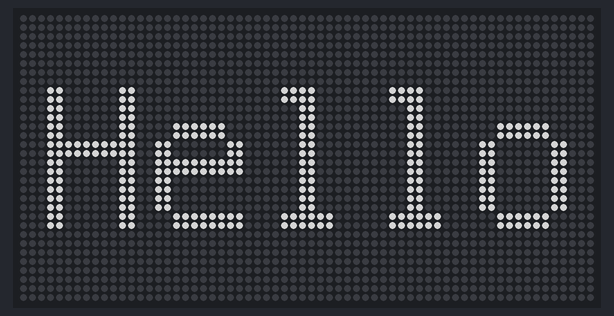
Recording of a program running on a simulated Adafruit Matrix Portal running CircuitPython. Parts: 64×32 RGB LED matrix. Dim RGB values are drawn brighter than linear.

Above: at 0.1 s.
At 10.46 s:
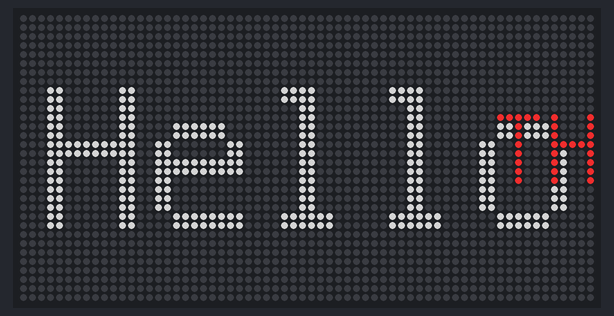
At 11.96 s:
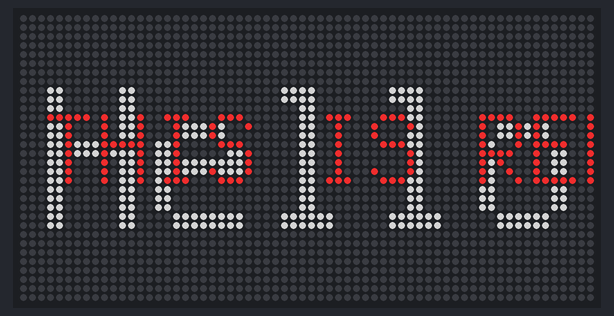
At 13.76 s:
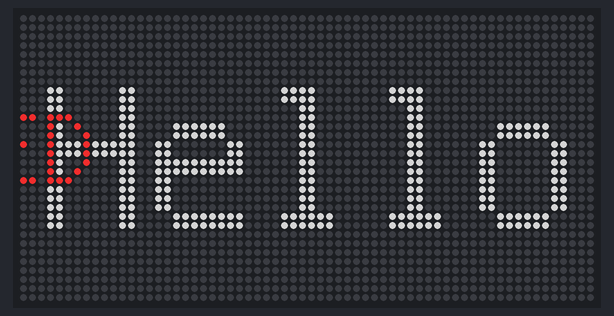
At 15.56 s:
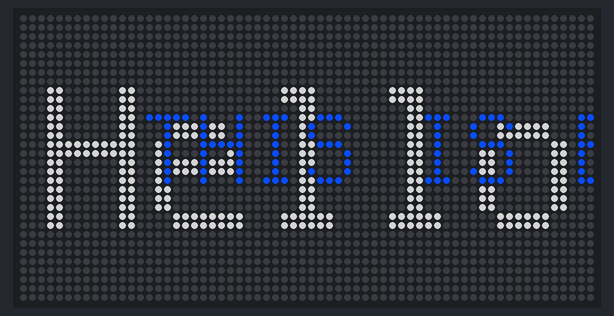
At 17.66 s:
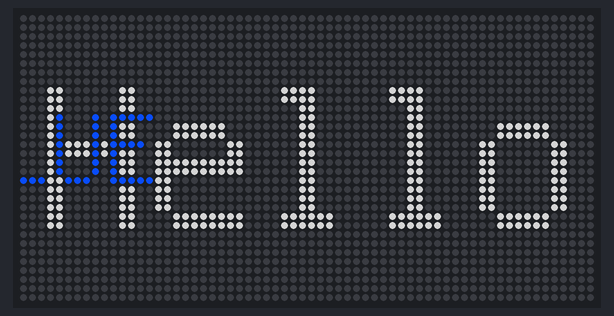

The program:

codeV5.py
```python
import time
import board
import terminalio
from adafruit_matrixportal.matrixportal import MatrixPortal

# --- Display setup ---
matrixportal = MatrixPortal(status_neopixel=board.NEOPIXEL, debug=True)

# Create a new label with the color and text selected


matrixportal.add_text(
    text_font=terminalio.FONT,
    text_position=(0, (matrixportal.graphics.display.height // 2) - 1),
    scrolling=True,
)


matrixportal.add_text(
    text_font=terminalio.FONT,
    text_position=(3, 16),
    scrolling=False,
    text_scale = 2
)


SCROLL_DELAY = 0.03

contents = [
    { 'text': 'THIS IS RED',  'color': '#cf2727'},
    { 'text': 'THIS IS BLUE', 'color': '#0846e4'},
]

counter = 0


while True:
    matrixportal.set_text("Hello", 1)

    if counter == 10:
        for content in contents:
            matrixportal.set_text(content['text'])

            # Set the text color
            matrixportal.set_text_color(content['color'])

            # Scroll it
            matrixportal.scroll_text(SCROLL_DELAY)

    counter += 1
    time.sleep(1)
```
